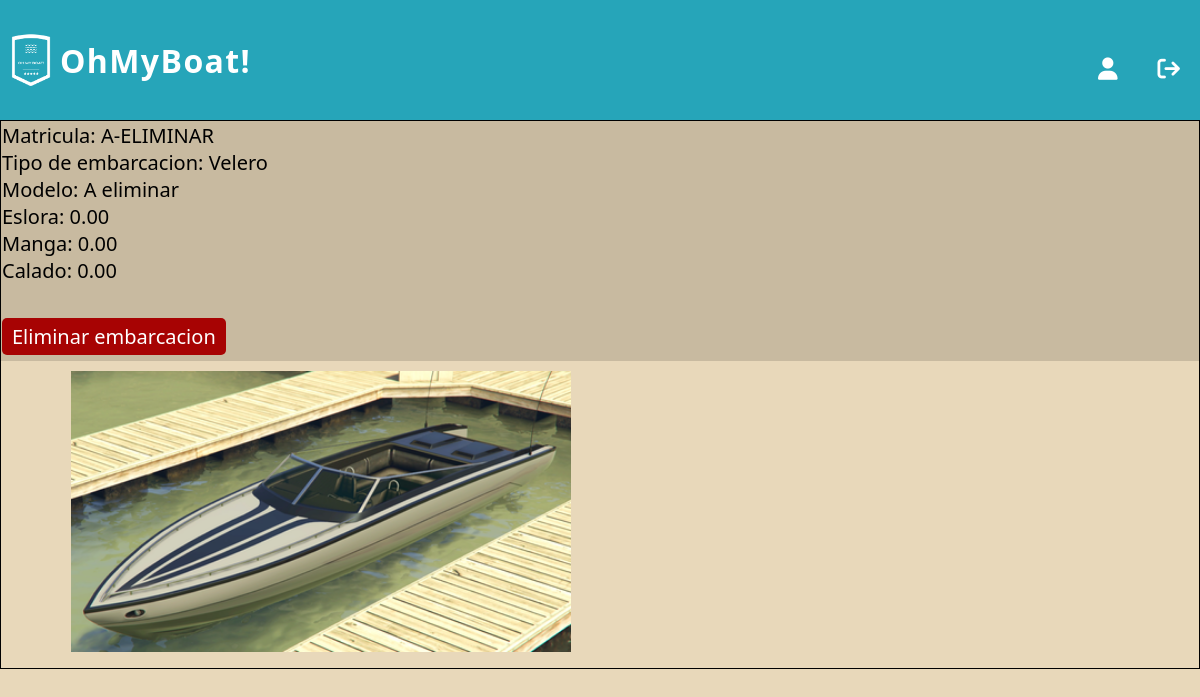
The app's page /ver_detalle_embarcacion/87/0 (signed in) with its own data.
### embarcaciones/models.py (models this page shows)
class Embarcacion(models.Model):
    matricula = models.CharField(max_length=100, unique=True)
    modelo = models.CharField(max_length=100)
    tipo = models.ForeignKey(TipoEmbarcacion, on_delete=models.SET_NULL, null=True)
    m_eslora = models.DecimalField(max_digits=5, decimal_places=2)
    m_manga = models.DecimalField(max_digits=5, decimal_places=2)
    m_calado = models.DecimalField(max_digits=5, decimal_places=2)
    motor = models.BooleanField(default=False)
    deuda = models.DecimalField(max_digits=10, decimal_places=2, default=0)
    sede = models.ForeignKey(Sede, on_delete=models.SET_NULL, null=True)
    dueño = models.ForeignKey(Usuario, on_delete=models.CASCADE)

class TipoEmbarcacion(models.Model):
    clase= models.CharField(max_length=50, unique=True)

class ImagenEmbarcacion(models.Model):
    nombre_especifico= models.CharField(max_length=100)
    embarcacion= models.ForeignKey(Embarcacion, on_delete= models.CASCADE)

### embarcaciones/views.py (the view)
# urls.py: path('ver_detalle_embarcacion/<int:id_embarcacion>/<int:ok>', views.ver_detalle_embarcacion, name= 'ver detalle embarcacion'),
@login_required(login_url=reverse_lazy('iniciar sesion'))
def ver_detalle_embarcacion(request, id_embarcacion, ok):
    try:
        unaEmbarcacion = Embarcacion.objects.exclude(matricula__startswith='*').get(id= id_embarcacion)
        imagenes= ImagenEmbarcacion.objects.filter(embarcacion= unaEmbarcacion.id)
        ofertas_aceptadas= Oferta.objects.filter(embarcacion_ofertada= id_embarcacion).exists()
        if ofertas_aceptadas:
            oferta_aceptada= True
        else:
            oferta_aceptada= False
        return render(request, 'boat_detail.html', {'imagenes': imagenes, 'embarcacion':  unaEmbarcacion, 'ok':ok, 'oferta_aceptada': oferta_aceptada})
    except Embarcacion.DoesNotExist:
        return render(request, '404_not_found.html')

### autenticacion/backend.py (called while the page is built)
    def get_user(self, user_id):
        UserModel = get_user_model()
        try:
            return UserModel.objects.get(pk=user_id)
        except UserModel.DoesNotExist:
            return None

### embarcaciones/templates/boat_detail.html (shortened to what this page needs)
{% extends 'layouts/base.html' %}
{% load static %}
{% block style %}
    <link rel="stylesheet" type="text/css" href="{% static 'styles/boat_detail_body.css' %}">
{% endblock %}
{% block listnav %}
        <li><a class="normal" href="{% url 'ver perfil' id=request.user.id %}"><i class="fa-solid fa-user"></i></a></li>
        <li class="modal"><a id="cerrar-sesion" class="normal"  href=""><i class="fa-solid fa-arrow-right-from-bracket"></i></a>
        </li>
{% endblock %}
{% block content %}
<section>
    <div>
        <div class="box">
            <div class="info-container">
                <div>
                    <p> Matricula: {{embarcacion.matricula}}</p>
                </div>
                <div>
                    <p> Tipo de embarcacion: {{embarcacion.tipo.clase}}</p>
                </div>
                <div>
                    <p> Modelo: {{embarcacion.modelo}}</p>
                </div>
                <div>
                    <p> Eslora: {{embarcacion.m_eslora}}</p>
                </div>
                <div>
                    <p> Manga: {{embarcacion.m_manga}}</p>
                </div>
                <div>
                    <p style="margin-bottom: 12px;"> Calado: {{embarcacion.m_calado}}</p>
                </div>
                <br>
                {% if request.user.is_superuser or embarcacion.dueño.id == request.user.id and not oferta_aceptada %}
                <div>
                    <div>
                        <a class="btn" id="eliminar-embarcacion" href="">Eliminar embarcacion</a>
                    </div>
                </div>
                {% endif %}
            </div>
            <div class='imagenesDiv'>
            {% for imagen in imagenes %}
                {% with 'imagenes_embarcaciones/'|add:imagen.nombre_especifico as ruta_imagen %}
                <div class="image-container">
                    <div class='p1'>
                        <img src="{% static ruta_imagen %}" style="width:100%;">
                    </div>
                </div>
                {% endwith %}
            {% endfor %}
            </div>
        </div>
    </div>
</section>
{% endblock %}

### embarcaciones/static/styles/boat_detail_body.css (style rules this page uses)
:root { --sand: #c8baa0; --gray-sand: #c4c4be; --aqua-light: #a9cecf; --aquamarine: #26a5b9; --cyan: #6785b4; }
.box { display: inline-block; overflow-x: auto; width: 100%; position: relative; align-items: center; justify-content: center; font-family: Arial, Helvetica, sans-serif; font-size: 20px; border: 1px solid black; }
.imagenesDiv { width: 100%; padding: 10px 20px; align-items: center; }
.imagenesDiv .image-container { display: inline-flex; margin-right: 0px; object-fit: contain; }
.imagenesDiv .image-container:last-child { margin-right: 0; }
.imagenesDiv .image-container .p1 { display: inline-block; width: max-content; align-items: left; }
.imagenesDiv .image-container .p1 img { margin-left: 50px; }
.box .info-container { position: relative; display: inline-block; width: 100%; background: var(--sand); border: 1px solid var(--sand); padding-bottom: 10px; }
.info-container p { margin-right: 50px; align-items: center; }
.btn { color: white; border: none; border-radius: 5px; padding: 5px 10px; flex-shrink: 0; background-color: rgb(167, 3, 3); }
.p1 { flex: 0 0 auto; scroll-snap-align: start; width: 70%; }
.p1 img { width: 50%; max-height: 575px; height: absolute; }

### inicio/static/styles/header.css (style rules this page uses)
* { margin: 0; padding: 0; box-sizing: border-box; font-family: 'Segoe UI', Tahoma, Geneva, Verdana, sans-serif; }
.modal { position: relative; }
li { margin: 20px; }
a { text-decoration: none; }
.normal { font-weight: 500; font-style: normal; font-size: 1.4em; text-decoration: none; position: relative; color: #ffff; padding-bottom: 2px; }
.normal::before { content: ""; position: absolute; bottom: 0; left: 0; width: 0; height: 3px; background-color: #ffffff; transition: width 0.3s ease; }
.normal { text-decoration: none; color: #fff; font-weight:700; }

### inicio/static/styles/index_main.css (style rules this page uses)
:root { --green: hsl(162, 45%, 56%); --lead: hsl(162, 2%, 56%); --blue: hsl(202, 89%, 71%); --text-white: hsl(0, 0%, 100%); --text-light-gray: hsl(0, 0%, 90%); --body-bg-color:hsl(200, 51%, 32%); --glass-bg-color: hsla(0, 0%, 100%, 0.05); --border-color: hsla(0, 0%, 100%, 0.25); --blur: blur(10px); --button-hover-color: hsla(0, 0%, 0%, 0.3); }
body { margin-top: 120px; background-color: #e8d8ba; }

### records on screen
Embarcacion: matricula "A-ELIMINAR", tipo.clase "Velero", modelo "A eliminar", m_eslora "0.00", m_manga "0.00", m_calado "0.00"
